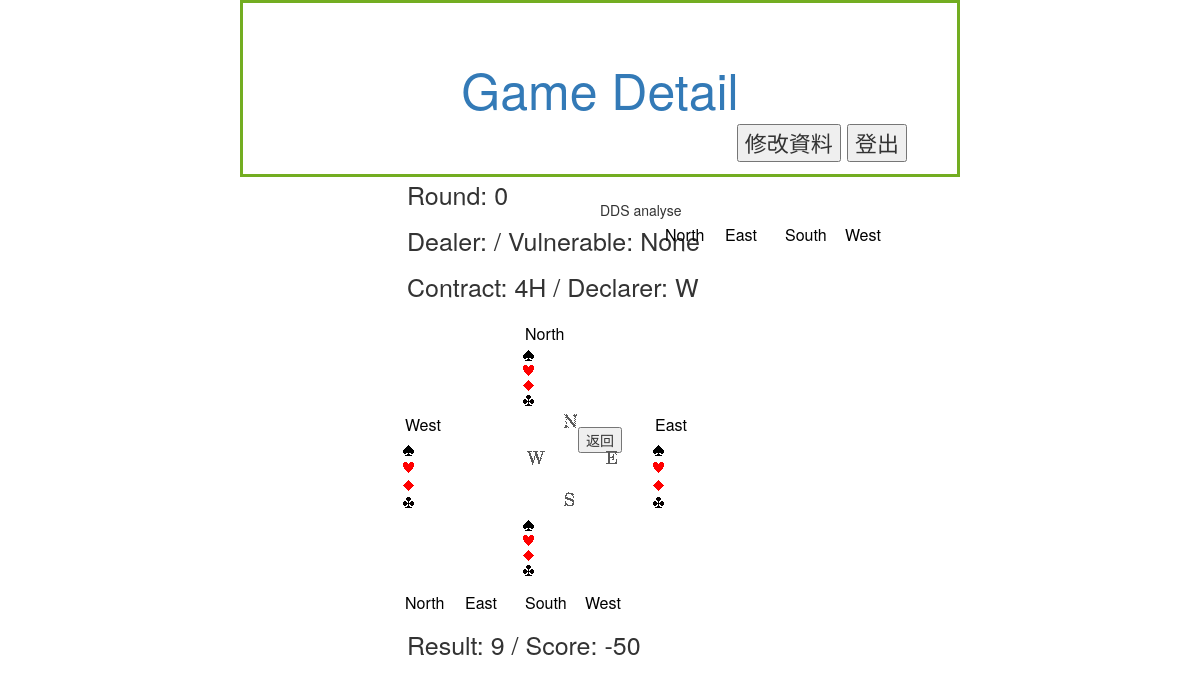
Screenshot of /DDS/8 with the database file from the repository.
### Member/models.py (models this page shows, shortened)
class rounds(models.Model):
    T_id = models.ForeignKey('table', on_delete=models.CASCADE,null=True)
    bid = models.CharField(max_length = 100,null=True)    # 開喊位置+喊牌紀錄 Eg.(3,1NT,PS,3C,3S,4NT)
    leader = models.CharField(max_length = 1)      # 首引位置 N/E/S/W
    contract = models.CharField(max_length = 2)      #該局的王牌花色
    '''
    N   QJ85.AJ64.T85.J4
    E   AK42.75.Q63.9863
    S   T976.8.A942.KT52
    W   3.KQT932.KJ7.AQ7
    '''
    N = models.CharField(max_length = 38)
    E = models.CharField(max_length = 38)
    W = models.CharField(max_length = 38)
    S = models.CharField(max_length = 38)
    N_play = models.CharField(max_length = 38, null=True)
    E_play = models.CharField(max_length = 38, null=True)
    W_play = models.CharField(max_length = 38, null=True)
    S_play = models.CharField(max_length = 38, null=True)
    vulnerable = models.CharField(max_length = 4,null=True)    #None:0, NS:1, EW:2, All:3
    result = models.DecimalField(max_digits =2,decimal_places=0)
    declarer = models.CharField(max_length =1,null=True)  # N/S/E/W
    Rnum = models.DecimalField(max_digits=2,decimal_places=0,null=True)    #1~16
    score = models.CharField(max_length=100,null=True)   #declarer的得分
    Event = models.CharField(max_length=100,null=True)
    Site = models.CharField(max_length=100,null=True)
    Date = models.CharField(max_length=100,null=True)
    dds_result = models.CharField(max_length=60, null=True)  # 分析過的存進資料庫
    '''
    dds_result format: string{10 11 12 13 20 ... 53}
    # Use space to seperate each 2 digits numner
        N   E   S   W
    NT 10  11  12  13
    S  20  21  22  23
    H  30  31  32  33
    D  40  41  42  43
    C  50  51  52  53
    '''

### DDS/views.py (the view, shortened to what this page needs)
# urls.py: path('<int:R_id>', views.dds,name='dds')
def dds(request, R_id):
    try :
        round = rounds.objects.get(pk=R_id)
    except :
        print(str(R_id) + 'has no rounds')
    return render(request, "DDS/dds.html", locals())

### DDS/templates/DDS/dds.html (shortened to what this page needs)
{%extends 'Member/base.html'%}
{% load mod_tag %}
{% load divide_tag %}
{% load staticfiles %}
{%block title%}
    Game Detail
{%endblock%}
{%block user%}
        <input type="button" value="修改資料" onclick="location='/Member/modify/'">
        <input type="button" value="登出" onclick="location='/Member/logout/'">
{%endblock%}
{%block content%}
<div style="position:absolute;left:400px;font-size:25px;text-align:justify;">
    &nbsp;Round: {{round.Rnum}}<p></p>
    &nbsp;Dealer: {{dealer}} / Vulnerable: {{round.vulnerable}} <p></p>
    &nbsp;Contract: {{round.contract}} / Declarer: {{round.declarer}} <p></p>
    <table class="doc" cellspacing="1" cellpadding="3">
    <tr>
        <td width="120"></td>
        <td width="130"></td></tr>
    <tr><td></td>
        {% if round.vulnerable == 'All' or round.vulnerable == 'NS' %}<td class="vul">North</td>{%else%}<td class="novul">North</td>{%endif%}
        <td></td></tr>
    <tr><td></td>
        <td><img src="{% static  "DDS/img/0s.gif" %}" alt="s" width="13" height="11"/>{%for card in N.Spade%}&nbsp;{{card}}{%endfor%}</td>
        <td></td></tr>
    <tr><td></td>
        <td><img src="{% static  "DDS/img/0h.gif" %}" alt="h" width="13" height="11"/>{%for card in N.Hart%}&nbsp;{{card}}{%endfor%}</td>
        <td></td></tr>
    <tr><td></td>
        <td><img src="{% static  "DDS/img/0d.gif" %}" alt="d" width="13" height="11"/>{%for card in N.Diamond%}&nbsp;{{card}}{%endfor%}</td>
        <td></td></tr>
    <tr><td ></td>
        <td><img src="{% static  "DDS/img/0c.gif" %}" alt="c" width="13" height="11"/>{%for card in N.Club%}&nbsp;{{card}}{%endfor%}</td>
        <td></td></tr>
    <tr>{% if round.vulnerable == 'All' or round.vulnerable == 'EW' %}<td class="vul">West</td>{%else%}<td class="novul">West</td>{%endif%}
        <td rowspan="5" align="left"><img src="{% static  "DDS/img/t00x100e.gif" %}" class="blok" width="100" height="100" alt="I" /></td>
        {% if round.vulnerable == 'All' or round.vulnerable == 'EW' %}<td class="vul">East</td>{%else%}<td class="novul">East</td>{%endif%}</tr>
    <tr><td><img src="{% static  "DDS/img/0s.gif" %}" alt="s" width="13" height="11"/>{%for card in W.Spade%}&nbsp;{{card}}{%endfor%}</td>
        <td><img src="{% static  "DDS/img/0s.gif" %}" alt="s" width="13" height="11"/>{%for card in E.Spade%}&nbsp;{{card}}{%endfor%}</td></tr>
    <tr><td><img src="{% static  "DDS/img/0h.gif" %}" alt="h" width="13" height="11"/>{%for card in W.Hart%}&nbsp;{{card}}{%endfor%}</td>
        <td><img src="{% static  "DDS/img/0h.gif" %}" alt="h" width="13" height="11"/>{%for card in E.Hart%}&nbsp;{{card}}{%endfor%}</td></tr>
    <tr><td><img src="{% static  "DDS/img/0d.gif" %}" alt="d" width="13" height="11"/>{%for card in W.Diamond%}&nbsp;{{card}}{%endfor%}</td>
        <td><img src="{% static  "DDS/img/0d.gif" %}" alt="d" width="13" height="11"/>{%for card in E.Diamond%}&nbsp;{{card}}{%endfor%}</td></tr>
    <tr><td><img src="{% static  "DDS/img/0c.gif" %}" alt="c" width="13" height="11"/>{%for card in W.Club%}&nbsp;{{card}}{%endfor%}</td>
        <td><img src="{% static  "DDS/img/0c.gif" %}" alt="c" width="13" height="11"/>{%for card in E.Club%}&nbsp;{{card}}{%endfor%}</td></tr>
    <tr><td></td>
        {% if round.vulnerable == 'All' or round.vulnerable == 'NS' %}<td class="vul">South</td>{%else%}<td class="novul"></td>{%endif%}
        <td></td></tr>
    <tr><td></td>
        <td><img src="{% static  "DDS/img/0s.gif" %}" alt="s" width="13" height="11"/>{%for card in S.Spade%}&nbsp;{{card}}{%endfor%}</td>
        <td></td></tr>
    <tr><td></td>
        <td><img src="{% static  "DDS/img/0h.gif" %}" alt="h" width="13" height="11"/>{%for card in S.Hart%}&nbsp;{{card}}{%endfor%}</td>
        <td></td></tr>
    <tr><td></td>
        <td><img src="{% static  "DDS/img/0d.gif" %}" alt="d" width="13" height="11"/>{%for card in S.Diamond%}&nbsp;{{card}}{%endfor%}</td>
        <td></td></tr>
    <tr><td></td>
        <td><img src="{% static  "DDS/img/0c.gif" %}" alt="c" width="13" height="11"/>{%for card in S.Club%}&nbsp;{{card}}{%endfor%}</td>
        <td></td></tr></table>
    <table>
        <tr>
            {% if round.vulnerable == 'All' or round.vulnerable == 'NS' %}<td class="vul" width='60'><i>North</i></td>{%else%}<td class="novul" width='60'>North</td>{%endif%}
            {% if round.vulnerable == 'All' or round.vulnerable == 'EW' %}<td class="vul" width='60'><i>East</i></td>{%else%}<td class="novul" width='60'>East</td>{%endif%}
            {% if round.vulnerable == 'All' or round.vulnerable == 'NS' %}<td class="vul" width='60'><i>South</i></td>{%else%}<td class="novul" width='60'>South</td>{%endif%}
            {% if round.vulnerable == 'All' or round.vulnerable == 'EW' %}<td class="vul" width='60'><i>West</i></td>{%else%}<td class="novul" width='60'>West</td>{%endif%}
        </tr>
    </table>
    <p></p>&nbsp;Result: {{round.result}} / Score: {{round.score}} <p></p>
</div>
{%endblock%}
{%block right%}
<table>DDS analyse
    <tr><td width='60'></td>
        {% if round.vulnerable == 'All' or round.vulnerable == 'NS' %}<td class="vul" width='60'><i>North</i></td>{%else%}<td class="novul" width='60'>North</td>{%endif%}
        {% if round.vulnerable == 'All' or round.vulnerable == 'EW' %}<td class="vul" width='60'><i>East</i></td>{%else%}<td class="novul" width='60'>East</td>{%endif%}
        {% if round.vulnerable == 'All' or round.vulnerable == 'NS' %}<td class="vul" width='60'><i>South</i></td>{%else%}<td class="novul" width='60'>South</td>{%endif%}
        {% if round.vulnerable == 'All' or round.vulnerable == 'EW' %}<td class="vul" width='60'><i>West</i></td>{%else%}<td class="novul" width='60'>West</td>{%endif%}
    </tr>
</table>
{%endblock%}

### DDS/templates/DDS/dds.html (style rules this page uses)
html { font-family:Calibri;font-size:16px; }
table { border-collapse:collapse; }
td { padding:2px; }
td.novul { color:#000;margin:0px;padding:3px 5px 3px 5px; }

### rows the page displays
rounds: Rnum "0", vulnerable "None", contract "4H", declarer "W", result "9", score "-50"
